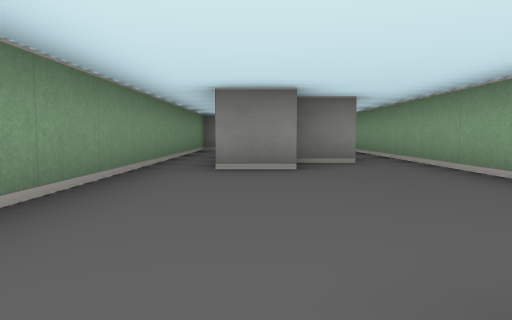
View 1 (above)

16 first-person views from a walk through a cub3D level. The camera is about half as high as the walls, tilts 4° down and sees 70° across. The floor is counted in squares. Each view is taken from the middle of a square. On the plan, view 1 faces up. The plan holds only what a view shows up to about 9 squares ahead; the rest is blank.

View 2
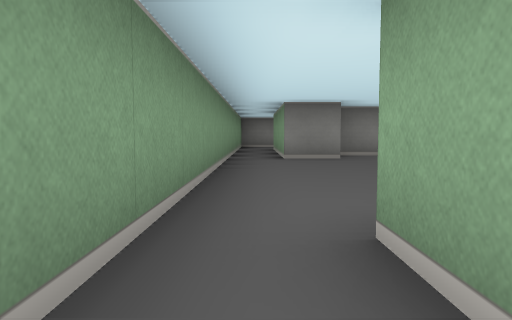

View 3
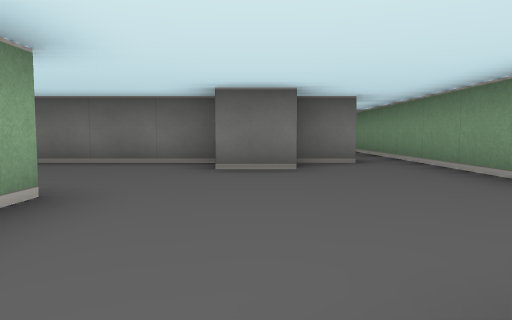

View 4
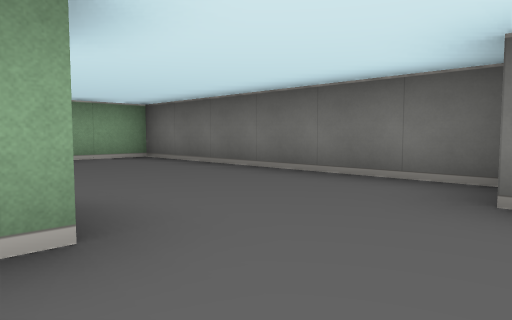

View 5
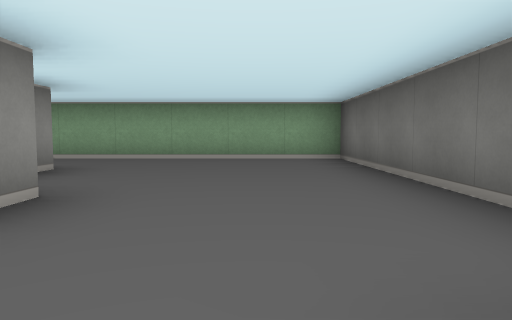

View 6
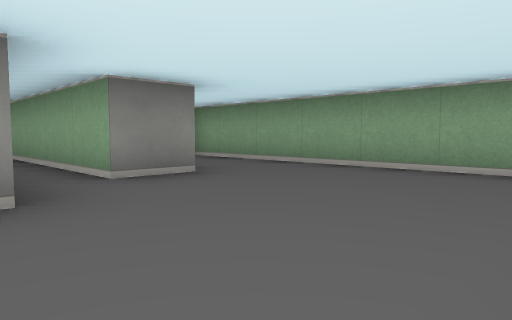

View 7
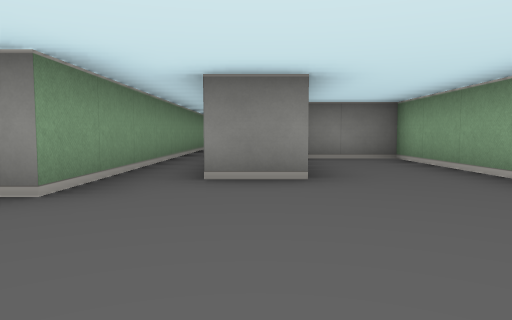

View 8
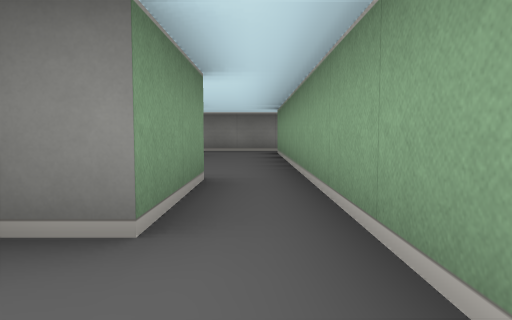

View 9
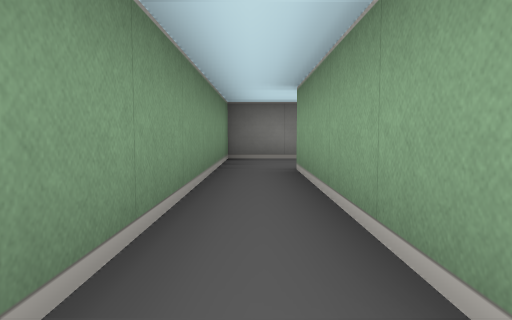

View 10
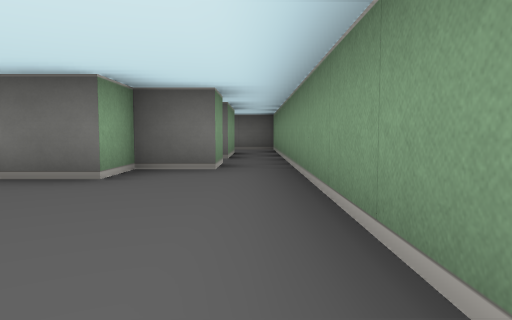

View 11
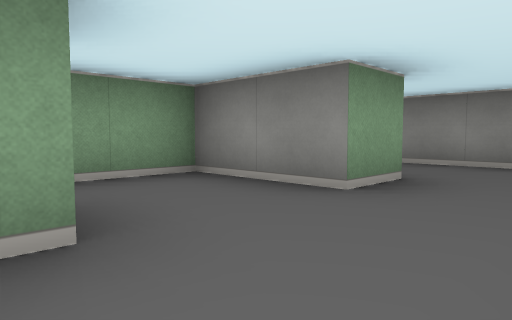

View 12
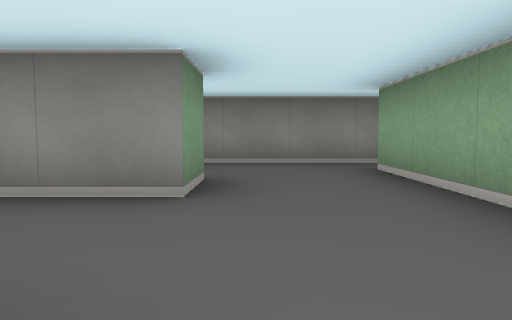

View 13
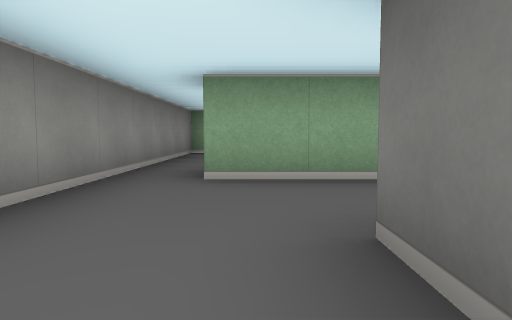

View 14
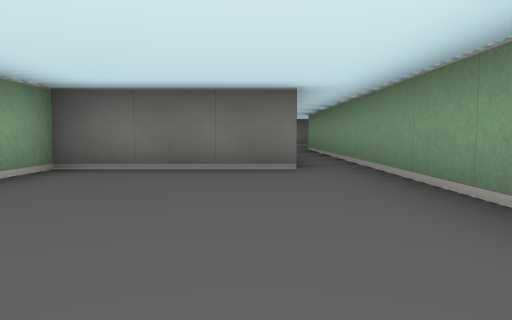

View 15
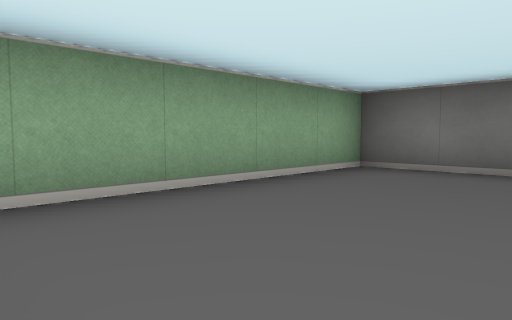

View 16
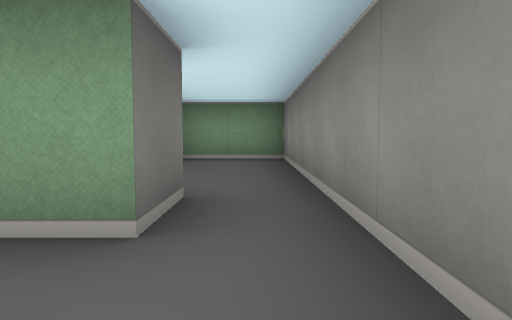

### Floor plan
Ten units are one square. View 1 is at (0, 0); x grows to the right and y downward. Boxes are objects, and circles mark ways between rooms. Rooms are numbered by the first view taken in them; rooms with no view inside come last. Other rooms are left out.
<svg viewBox="-20 -140 100 180">
<path fill="none" stroke="#000" d="M6 -45 -5 -45 -5 -85M15 -55 5 -55M25 -24 25 -56M-5 15 -5 5 5 5 5 -5 15 -5M-5 -105 -15 -105 -15 16M-15 16 -15 26M56 -35 45 -35M35 -35 35 -25 31 -25M15 5 75 5 75 -65 59 -65M5 -105 -5 -105M15 -75 15 -55M25 -56 25 -105M-4 -115 5 -115 5 -105M25 -105 25 -125M25 -135 -15 -135 -15 -116M45 -85 75 -85 75 -135 25 -135M25 -125 35 -125 35 -35M45 -35 45 -75"/>
<circle cx="-10" cy="10" r="3" fill="#2a7"/>
<circle cx="20" cy="-15" r="3" fill="#2a7"/>
<circle cx="0" cy="-95" r="3" fill="#2a7"/>
<circle cx="20" cy="-60" r="3" fill="#2a7"/>
<circle cx="40" cy="-40" r="3" fill="#2a7"/>
<circle cx="15" cy="-110" r="3" fill="#2a7"/>
<circle cx="30" cy="-130" r="3" fill="#2a7"/>
<text x="0" y="-40">1</text>
<text x="30" y="20">2</text>
<text x="50" y="-20">3</text>
<text x="10" y="-90">4</text>
<text x="10" y="-120">5</text>
<text x="50" y="-100">6</text>
</svg>
Room 1 opens to room 2. Room 1 opens to room 3. Room 1 opens to room 4. Room 3 opens to room 6. Room 4 opens to room 5. Room 5 opens to room 6.

Where each view was taken, in squares from view 1:
view 1: 0 up, 0 right, facing up
view 2: 2 down, 1 left, facing up
view 3: 5 up, 1 right, facing down
view 4: 3 up, 1 right, facing down-right
view 5: 1 up, 1 right, facing right
view 6: 0 up, 3 right, facing up-right
view 7: 0 up, 5 right, facing up
view 8: 4 up, 2 right, facing up
view 9: 4 up, 1 left, facing up
view 10: 4 up, 1 left, facing down
view 11: 8 up, 2 right, facing up-left
view 12: 8 up, 1 right, facing up
view 13: 12 up, 1 left, facing right
view 14: 13 up, 5 right, facing down
view 15: 13 up, 5 right, facing down-right
view 16: 13 up, 5 right, facing left
